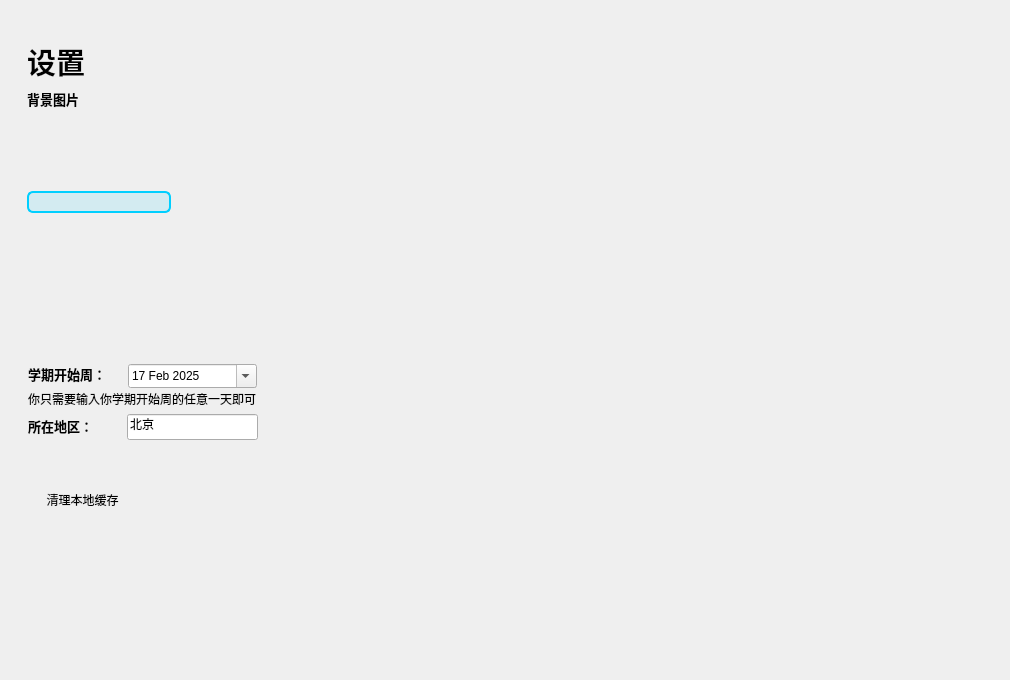
   <widget class="QWidget" name="page_2">
    <widget class="QWidget" name="setting_photo" native="true">
     <property name="geometry">
      <rect>
       <x>0</x>
       <y>0</y>
       <width>1001</width>
       <height>671</height>
      </rect>
     </property>
     <property name="styleSheet">
      <string notr="true">QWidget#setting_photo
{
image: url(:/Themes/Assets/Themes/backgrounds/beach/2560x1600.jpg);

}</string>
     </property>
     <widget class="QLabel" name="label_2">
      <property name="geometry">
       <rect>
        <x>27</x>
        <y>34</y>
        <width>61</width>
        <height>54</height>
       </rect>
      </property>
      <property name="font">
       <font>
        <family>微软雅黑</family>
        <pointsize>22</pointsize>
        <bold>true</bold>
       </font>
      </property>
      <property name="text">
       <string>设置</string>
      </property>
     </widget>
     <widget class="QLabel" name="label_3">
      <property name="geometry">
       <rect>
        <x>27</x>
        <y>88</y>
        <width>65</width>
        <height>21</height>
       </rect>
      </property>
      <property name="font">
       <font>
        <family>微软雅黑</family>
        <pointsize>10</pointsize>
        <bold>true</bold>
       </font>
      </property>
      <property name="text">
       <string>背景图片</string>
      </property>
     </widget>
     <widget class="QWidget" name="gridLayoutWidget">
      <property name="geometry">
       <rect>
        <x>27</x>
        <y>112</y>
        <width>742</width>
        <height>284</height>
       </rect>
      </property>
      <layout class="QGridLayout" name="setting_grid_layout">
       <item row="0" column="4">
        <widget class="QPushButton" name="pushButton_8">
         <property name="styleSheet">
          <string notr="true">QPushButton {
        background-color: transparent;
        border: none;
        border-radius: 6px;
        padding: 2px;
    }
    QPushButton:hover {
        background-color: rgba(255, 255, 255, 20);
    }
    QPushButton:checked {
        border: 2px solid #00CFFF;
        background-color: rgba(0, 207, 255, 30);
    }</string>
         </property>
         <property name="text">
          <string/>
         </property>
         <property name="icon">
          <iconset resource="res.qrc">
           <normaloff>:/Themes/Assets/Themes/backgrounds/fern/thumb.jpg</normaloff>:/Themes/Assets/Themes/backgrounds/fern/thumb.jpg</iconset>
         </property>
         <property name="iconSize">
          <size>
           <width>128</width>
           <height>128</height>
          </size>
         </property>
         <property name="checkable">
          <bool>true</bool>
         </property>
         <property name="checked">
          <bool>false</bool>
         </property>
        </widget>
       </item>
       <item row="0" column="5">
        <widget class="QPushButton" name="pushButton_0">
         <property name="styleSheet">
          <string notr="true">QPushButton {
        background-color: transparent;
        border: none;
        border-radius: 6px;
        padding: 2px;
    }
    QPushButton:hover {
        background-color: rgba(255, 255, 255, 20);
    }
    QPushButton:checked {
        border: 2px solid #00CFFF;
        background-color: rgba(0, 207, 255, 30);
    }</string>
         </property>
         <property name="text">
          <string/>
         </property>
         <property name="icon">
          <iconset resource="res.qrc">
           <normaloff>:/Themes/Assets/Themes/backgrounds/gradient/thumb.jpg</normaloff>:/Themes/Assets/Themes/backgrounds/gradient/thumb.jpg</iconset>
         </property>
         <property name="iconSize">
          <size>
           <width>128</width>
           <height>128</height>
          </size>
         </property>
         <property name="checkable">
          <bool>true</bool>
         </property>
         <property name="checked">
          <bool>false</bool>
         </property>
        </widget>
       </item>
       <item row="0" column="1">
        <widget class="QPushButton" name="pushButton_6">
         <property name="styleSheet">
          <string notr="true">QPushButton {
        background-color: transparent;
        border: none;
        border-radius: 6px;
        padding: 2px;
    }
    QPushButton:hover {
        background-color: rgba(255, 255, 255, 20);
    }
    QPushButton:checked {
        border: 2px solid #00CFFF;
        background-color: rgba(0, 207, 255, 30);
    }</string>
         </property>
         <property name="text">
          <string/>
         </property>
         <property name="icon">
          <iconset resource="res.qrc">
           <normaloff>:/Themes/Assets/Themes/backgrounds/beach/thumb.jpg</normaloff>:/Themes/Assets/Themes/backgrounds/beach/thumb.jpg</iconset>
         </property>
         <property name="iconSize">
          <size>
           <width>128</width>
           <height>128</height>
          </size>
         </property>
         <property name="checkable">
          <bool>true</bool>
         </property>
         <property name="checked">
          <bool>true</bool>
         </property>
        </widget>
       </item>
       <item row="0" column="3">
        <widget class="QPushButton" name="pushButton_5">
         <property name="styleSheet">
          <string notr="true">QPushButton {
        background-color: transparent;
        border: none;
        border-radius: 6px;
        padding: 2px;
    }
    QPushButton:hover {
        background-color: rgba(255, 255, 255, 20);
    }
    QPushButton:checked {
        border: 2px solid #00CFFF;
        background-color: rgba(0, 207, 255, 30);
    }</string>
         </property>
         <property name="text">
          <string/>
         </property>
         <property name="icon">
          <iconset resource="res.qrc">
           <normaloff>:/Themes/Assets/Themes/backgrounds/field/thumb.jpg</normaloff>:/Themes/Assets/Themes/backgrounds/field/thumb.jpg</iconset>
         </property>
         <property name="iconSize">
          <size>
           <width>128</width>
           <height>128</height>
          </size>
         </property>
         <property name="checkable">
          <bool>true</bool>
         </property>
         <property name="checked">
          <bool>false</bool>
         </property>
        </widget>
       </item>
       <item row="0" column="2">
        <widget class="QPushButton" name="pushButton_7">
         <property name="styleSheet">
          <string notr="true">QPushButton {
        background-color: transparent;
        border: none;
        border-radius: 6px;
        padding: 2px;
    }
    QPushButton:hover {
        background-color: rgba(255, 255, 255, 20);
    }
    QPushButton:checked {
        border: 2px solid #00CFFF;
        background-color: rgba(0, 207, 255, 30);
    }</string>
         </property>
         <property name="text">
          <string/>
         </property>
         <property name="icon">
          <iconset resource="res.qrc">
           <normaloff>:/Themes/Assets/Themes/backgrounds/desert/thumb.jpg</normaloff>:/Themes/Assets/Themes/backgrounds/desert/thumb.jpg</iconset>
         </property>
         <property name="iconSize">
          <size>
           <width>128</width>
           <height>128</height>
          </size>
         </property>
         <property name="checkable">
          <bool>true</bool>
         </property>
         <property name="checked">
          <bool>false</bool>
         </property>
        </widget>
       </item>
       <item row="1" column="1">
        <widget class="QPushButton" name="pushButton_9">
         <property name="styleSheet">
          <string notr="true">QPushButton {
        background-color: transparent;
        border: none;
        border-radius: 6px;
        padding: 2px;
    }
    QPushButton:hover {
        background-color: rgba(255, 255, 255, 20);
    }
    QPushButton:checked {
        border: 2px solid #00CFFF;
        background-color: rgba(0, 207, 255, 30);
    }</string>
         </property>
         <property name="text">
          <string/>
         </property>
         <property name="icon">
          <iconset resource="res.qrc">
           <normaloff>:/Themes/Assets/Themes/backgrounds/lighthouse/thumb.jpg</normaloff>:/Themes/Assets/Themes/backgrounds/lighthouse/thumb.jpg</iconset>
         </property>
         <property name="iconSize">
          <size>
           <width>128</width>
           <height>128</height>
          </size>
         </property>
         <property name="checkable">
          <bool>true</bool>
         </property>
         <property name="checked">
          <bool>false</bool>
         </property>
        </widget>
       </item>
       <item row="1" column="2">
        <widget class="QPushButton" name="pushButton_11">
         <property name="styleSheet">
          <string notr="true">QPushButton {
        background-color: transparent;
        border: none;
        border-radius: 6px;
        padding: 2px;
    }
    QPushButton:hover {
        background-color: rgba(255, 255, 255, 20);
    }
    QPushButton:checked {
        border: 2px solid #00CFFF;
        background-color: rgba(0, 207, 255, 30);
    }</string>
         </property>
         <property name="text">
          <string/>
         </property>
         <property name="icon">
          <iconset resource="res.qrc">
           <normaloff>:/Themes/Assets/Themes/backgrounds/safari/thumb.jpg</normaloff>:/Themes/Assets/Themes/backgrounds/safari/thumb.jpg</iconset>
         </property>
         <property name="iconSize">
          <size>
           <width>128</width>
           <height>128</height>
          </size>
         </property>
         <property name="checkable">
          <bool>true</bool>
         </property>
         <property name="checked">
          <bool>false</bool>
         </property>
        </widget>
       </item>
       <item row="1" column="3">
        <widget class="QPushButton" name="pushButton_10">
         <property name="styleSheet">
          <string notr="true">QPushButton {
        background-color: transparent;
        border: none;
        border-radius: 6px;
        padding: 2px;
    }
    QPushButton:hover {
        background-color: rgba(255, 255, 255, 20);
    }
    QPushButton:checked {
        border: 2px solid #00CFFF;
        background-color: rgba(0, 207, 255, 30);
    }</string>
         </property>
         <property name="text">
          <string/>
         </property>
         <property name="icon">
          <iconset resource="res.qrc">
           <normaloff>:/Themes/Assets/Themes/backgrounds/sea/thumb.jpg</normaloff>:/Themes/Assets/Themes/backgrounds/sea/thumb.jpg</iconset>
         </property>
         <property name="iconSize">
          <size>
           <width>128</width>
           <height>128</height>
          </size>
         </property>
         <property name="checkable">
          <bool>true</bool>
         </property>
         <property name="checked">
          <bool>false</bool>
         </property>
        </widget>
       </item>
       <item row="1" column="4">
        <widget class="QPushButton" name="pushButton_13">
         <property name="styleSheet">
          <string notr="true">QPushButton {
        background-color: transparent;
        border: none;
        border-radius: 6px;
        padding: 2px;
    }
    QPushButton:hover {
        background-color: rgba(255, 255, 255, 20);
    }
    QPushButton:checked {
        border: 2px solid #00CFFF;
        background-color: rgba(0, 207, 255, 30);
    }</string>
         </property>
         <property name="text">
          <string/>
         </property>
         <property name="icon">
          <iconset resource="res.qrc">
           <normaloff>:/Themes/Assets/Themes/backgrounds/tv_tower/thumb.jpg</normaloff>:/Themes/Assets/Themes/backgrounds/tv_tower/thumb.jpg</iconset>
         </property>
         <property name="iconSize">
          <size>
           <width>128</width>
           <height>128</height>
          </size>
         </property>
         <property name="checkable">
          <bool>true</bool>
         </property>
         <property name="checked">
          <bool>false</bool>
         </property>
        </widget>
       </item>
       <item row="1" column="5">
        <widget class="QPushButton" name="pushButton_12">
         <property name="styleSheet">
          <string notr="true">QPushButton {
        background-color: transparent;
        border: none;
        border-radius: 6px;
        padding: 2px;
    }
    QPushButton:hover {
        background-color: rgba(255, 255, 255, 20);
    }
    QPushButton:checked {
        border: 2px solid #00CFFF;
        background-color: rgba(0, 207, 255, 30);
    }</string>
         </property>
         <property name="text">
          <string/>
         </property>
         <property name="icon">
          <iconset resource="res.qrc">
           <normaloff>:/Themes/Assets/Themes/backgrounds/beach/thumb.jpg</normaloff>:/Themes/Assets/Themes/backgrounds/beach/thumb.jpg</iconset>
         </property>
         <property name="iconSize">
          <size>
           <width>128</width>
           <height>128</height>
          </size>
         </property>
         <property name="checkable">
          <bool>true</bool>
         </property>
         <property name="checked">
          <bool>false</bool>
         </property>
        </widget>
       </item>
      </layout>
     </widget>
     <widget class="QLabel" name="label_4">
      <property name="geometry">
       <rect>
        <x>28</x>
        <y>363</y>
        <width>85</width>
        <height>21</height>
       </rect>
      </property>
      <property name="font">
       <font>
        <family>微软雅黑</family>
        <pointsize>10</pointsize>
        <bold>true</bold>
       </font>
      </property>
      <property name="text">
       <string>学期开始周：</string>
      </property>
     </widget>
     <widget class="QDateEdit" name="dateEdit">
      <property name="geometry">
       <rect>
        <x>128</x>
        <y>364</y>
        <width>129</width>
        <height>24</height>
       </rect>
      </property>
      <property name="inputMethodHints">
       <set>Qt::InputMethodHint::ImhPreferNumbers</set>
      </property>
      <property name="readOnly">
       <bool>false</bool>
      </property>
      <property name="keyboardTracking">
       <bool>false</bool>
      </property>
      <property name="showGroupSeparator" stdset="0">
       <bool>true</bool>
      </property>
      <property name="calendarPopup">
       <bool>true</bool>
      </property>
      <property name="date">
       <date>
        <year>2025</year>
        <month>2</month>
        <day>17</day>
       </date>
      </property>
     </widget>
     <widget class="QLabel" name="label_5">
      <property name="geometry">
       <rect>
        <x>28</x>
        <y>388</y>
        <width>251</width>
        <height>22</height>
       </rect>
      </property>
      <property name="text">
       <string>你只需要输入你学期开始周的任意一天即可</string>
      </property>
     </widget>
     <widget class="QLabel" name="label_6">
      <property name="geometry">
       <rect>
        <x>28</x>
        <y>415</y>
        <width>85</width>
        <height>21</height>
       </rect>
      </property>
      <property name="font">
       <font>
        <family>微软雅黑</family>
        <pointsize>10</pointsize>
        <bold>true</bold>
       </font>
      </property>
      <property name="text">
       <string>所在地区：</string>
      </property>
     </widget>
     <widget class="QLineEdit" name="lineEdit_2">
      <property name="geometry">
       <rect>
        <x>127</x>
        <y>414</y>
        <width>131</width>
        <height>26</height>
       </rect>
      </property>
      <property name="text">
       <string>北京</string>
      </property>
      <property name="placeholderText">
       <string/>
      </property>
      <property name="clearButtonEnabled">
       <bool>false</bool>
      </property>
     </widget>
     <widget class="QPushButton" name="clear_temp_cache">
      <property name="geometry">
       <rect>
        <x>32</x>
        <y>488</y>
        <width>101</width>
        <height>23</height>
       </rect>
      </property>
      <property name="styleSheet">
       <string notr="true">background-color: transparent;</string>
      </property>
      <property name="text">
       <string>清理本地缓存</string>
      </property>
      <property name="flat">
       <bool>true</bool>
      </property>
     </widget>
    </widget>
   </widget>
